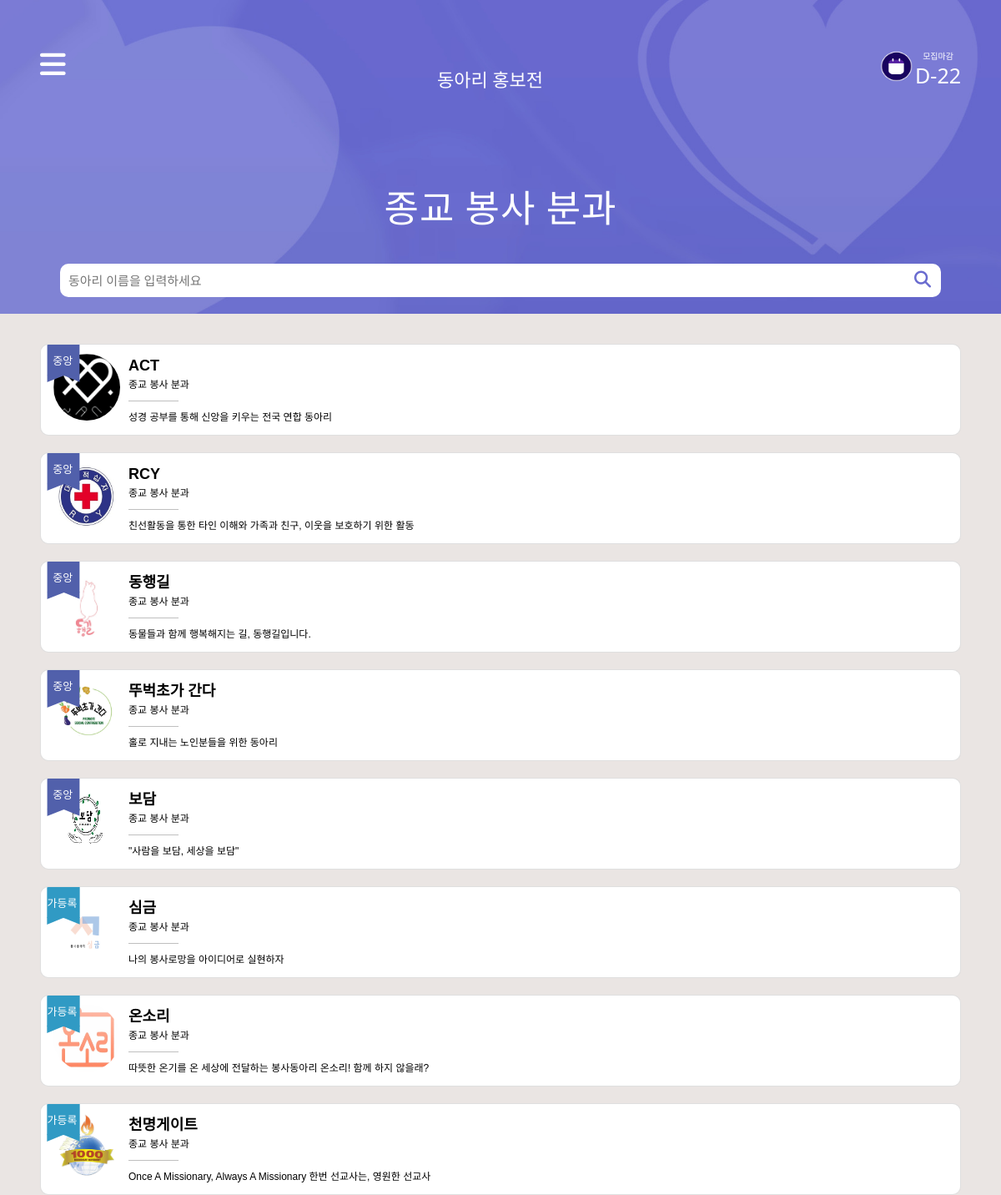
Page /club/3 on the committed database.
### base/models.py (models this page shows, shortened)
class Clubs(models.Model):
    club_id = models.AutoField(primary_key=True)
    club_name = models.CharField(max_length=200, blank=True, null=True)
    main_club = models.IntegerField(blank=True, null=True)
    club_desc = models.CharField(max_length=200, blank=True, null=True)
    user = models.ForeignKey(AuthUser, models.DO_NOTHING, blank=True, null=True)
    club_type = models.ForeignKey(ClubTypes, models.DO_NOTHING)
    club_img = models.ImageField(upload_to='images/', blank=True, null=True) # 활동사진
    club_logo = models.ImageField(upload_to='images/', blank=True, null=True) #로고
    rank = models.IntegerField(blank=True, null=True)
    sns_link = models.CharField(max_length=500, blank=True, null=True) # 여분
    instagram_link = models.CharField(max_length=500, blank=True, null=True)
    facebook_link = models.CharField(max_length=500, blank=True, null=True)
    youtube_link = models.CharField(max_length=500, blank=True, null=True)
    form_link = models.CharField(max_length=500, blank=True, null=True)
    recruitment_content = models.TextField(blank=True, null=True)

class ClubTypes(models.Model):
    club_type_id = models.AutoField(primary_key=True)
    club_type_name = models.CharField(max_length=200, blank=True, null=True)
    club_type_desc = models.CharField(max_length=200, blank=True, null=True)
    club_type = models.IntegerField(blank=True, null=True)
    def __str__(self):
        return self.club_type_name

### club/views.py (the view)
# urls.py: path('<int:club_type>', views.haksool, name="haksool"),
def haksool(request, club_type):
    if club_type == 1:
        template_name = 'club_list1.html'
    elif club_type == 2:
        template_name = 'club_list2.html'
    elif club_type == 3:
        template_name = 'club_list3.html'
    side_menu1 = Clubs.objects.all().filter(club_type = 1)
    side_menu2 = Clubs.objects.all().filter(club_type = 2)
    side_menu3 = Clubs.objects.all().filter(club_type = 3)
    if request.GET.get("keyword"):
        keyword = request.GET.get("keyword")
        club_list = Clubs.objects.all().filter(Q(club_type = club_type) & (Q(club_name__icontains = keyword)))
        return render(request, template_name, {'club_list': club_list, 'club_type': club_type, 'side_menu1':side_menu1, 'side_menu2':side_menu2, 'side_menu3':side_menu3})
    else:
        club_list = Clubs.objects.all().filter(club_type = club_type).order_by('club_name')
        return render(request, template_name, {'club_list': club_list, 'club_type': club_type, 'side_menu1':side_menu1, 'side_menu2':side_menu2, 'side_menu3':side_menu3})

### club/templates/club_list3.html (shortened to what this page needs)
{% load static %}
<!DOCTYPE html>
<html lang="en">
<head>
  <link rel="stylesheet" href="https://maxcdn.bootstrapcdn.com/bootstrap/3.3.2/css/bootstrap.min.css">
  <link rel="stylesheet" href="https://maxcdn.bootstrapcdn.com/bootstrap/3.3.2/css/bootstrap-theme.min.css">
  <link href="https://cdn.jsdelivr.net/npm/bootstrap@5.0.2/dist/css/bootstrap.min.css" rel="stylesheet"
>
</head>
<body>
  <header>
    {% include 'side.html' %}
    <p> 종교 봉사 분과</p>
    <form action="{% url 'haksool' club_type %}" method="GET">
      <div class="search-bar">
        <input type="search" placeholder="동아리 이름을 입력하세요" name="keyword">
        <button type="submit" class="fas fa-search"></button>
      </div>
    </form>
  </header>
  <section>
    {% for club in club_list %}
    <a href="{% url 'home' club.club_id %}">
      <div class="card" style="border-radius: 10px;">
        <div class="c_img">
          <div class="card_img">
            {% if club.club_logo %}
            <img src="{{club.club_logo.url}}" width="80px" height="80px" style="border-radius: 50%">
            {% else %}
            <img src="{% static '1.png' %}" width="80px" height="80px" style="border-radius: 50%">
            {% endif %}
          </div>
          {% if club.main_club == 1 %}
          <img class="flag" src="{% static '중앙.svg' %}" width="40px" height="45px">
          {% elif club.main_club == 0 %}
          <img class="flag" src="{% static '가등록.svg' %}" width="40px" height="45px">
          {% endif %}
        </div>
        <div class="text-wrap">
          <h1>{{club.club_name}}</h1>
          <span>{{club.club_type}}</span>
          <hr style="color: black;" width="60px">
          <span id="club_t">{{club.club_desc}}</span>
        </div>
      </div>
    </a>
    {% endfor %}
  </section>
</body>
</html>

### base/static/css/side.css (style rules this page uses)
body { margin: 0; padding: 0; box-sizing: border-box; height: 100%; }

### club/templates/club_list3.html (style rules this page uses)
html { height: 100%; background-attachment: fixed; background-position: bottom; background: #EAE5E3; }
body { margin: 0; padding: 0; box-sizing: border-box; }
header { position: sticky; color: white; background-image: url("../static/봉사종교분과\ 배경.jpg"); background-size: cover; top: 0; left: 0; right: 0; z-index: 1; }
header>p { padding-top: 4%; font-family: 'Cafe24Danjunghae'; letter-spacing: 1px; font-size: 45px; text-align: center; }
.search-bar { position: relative; width: 96%; margin: 10px 0 0 2%; padding: 20px 4%; }
.search-bar>input { width: 100%; height: 40px; border: 0px; border-radius: 10px; padding-left: 10px; font-size: 15px; color: black; padding-right: 40px; }
.fa-search { background-color: transparent; border: none; position: absolute; right: 8px; top: 36%; font-size: 20px; color: #696BCF; margin-right: 4%; }
section { padding: 3% 4% 5% 4%; width: 100%; height: 100%; background: #EAE5E3; }
.card { z-index: 0; transition: 0.3s; position: relative; width: 100%; max-width: 100%; height: 110px; overflow: hidden; display: inline-block; margin-bottom: 20px; background-color: white; }
.c_img { width: 100px; height: 80px; }
.card_img { position: absolute; left: 15px; top: 11px; }
.flag { position: relative; z-index: 1; margin: 0 7px; }
.text-wrap { position: absolute; bottom: 12px; left: 80px; z-index: 10; padding-left: 25px; }
.text-wrap h1 { font-size: 18px; margin-bottom: 2px; color: black; font-family: 'Noto Sans KR', sans-serif; font-weight: 700; }
.text-wrap span { color: black; font-size: 12px; font-family: 'Noto Sans KR', sans-serif; font-weight: 500; }
.text-wrap #club_t { font-family: 'Noto Sans KR', sans-serif; font-weight: 300; }

### rows in the picture
Clubs: club_logo (picture), main_club 1 (drawn), club_name "ACT", club_type "종교 봉사 분과", club_desc "성경 공부를 통해 신앙을 키우는 전국 연합 동아리"
Clubs: club_logo (picture), main_club 1 (drawn), club_name "RCY", club_type "종교 봉사 분과", club_desc "친선활동을 통한 타인 이해와 가족과 친구, 이웃을 보호하기 위한 활동"
Clubs: club_logo (picture), main_club 1 (drawn), club_name "동행길", club_type "종교 봉사 분과", club_desc "동물들과 함께 행복해지는 길, 동행길입니다."
Clubs: club_logo (picture), main_club 1 (drawn), club_name "뚜벅초가 간다", club_type "종교 봉사 분과", club_desc "홀로 지내는 노인분들을 위한 동아리"
Clubs: club_logo (picture), main_club 1 (drawn), club_name "보담", club_type "종교 봉사 분과", club_desc "\"사람을 보담, 세상을 보담\""
Clubs: club_logo (picture), main_club 0 (drawn), club_name "심금", club_type "종교 봉사 분과", club_desc "나의 봉사로망을 아이디어로 실현하자"
Clubs: club_logo (picture), main_club 0 (drawn), club_name "온소리", club_type "종교 봉사 분과", club_desc "따뜻한 온기를 온 세상에 전달하는 봉사동아리 온소리! 함께 하지 않을래?"
Clubs: club_logo (picture), main_club 0 (drawn), club_name "천명게이트", club_type "종교 봉사 분과", club_desc "Once A Missionary, Always A Missionary 한번 선교사는, 영원한 선교사"
